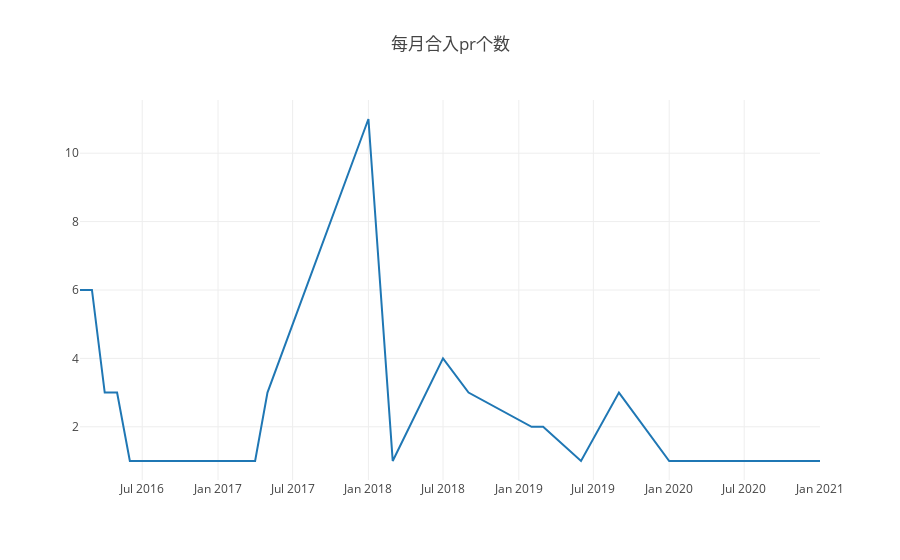

Notebook cell for this chart:
### Code cell
var merge_pr_y=[]
var merge_pr_x=[]
var merge_pr_year=[]
plotxy(merge_pr_ls,merge_pr_y,merge_pr_x,merge_pr_year)
plot(merge_pr_y,merge_pr_x,merge_pr_year,'每月合入pr个数')
table_(merge_pr_ls)

### Figure 1 — Plotly figure (JSON) as saved in the notebook; plotly's stock layout.template omitted (floating-point values rounded to 4 significant figures)
{"data": [{"x": ["2016-2", "2016-3", "2016-4", "2016-5", "2016-6", "2016-7", "2016-9", "2016-12", "2017-2", "2017-4", "2017-5", "2018-1", "2018-3", "2018-7", "2018-9", "2019-2", "2019-3", "2019-6", "2019-9", "2020-1", "2020-3", "2020-5", "2021-1"], "y": [6, 6, 3, 3, 1, 1, 1, 1, 1, 1, 3, 11, 1, 4, 3, 2, 2, 1, 3, 1, 1, 1, 1]}], "layout": {"autosize": true, "title": {"text": "每月合入pr个数"}, "xaxis": {"autorange": true, "range": ["2016-02-01", "2021-01-01"], "type": "date"}, "yaxis": {"autorange": true, "range": [0.4444, 11.56], "type": "linear"}}}
